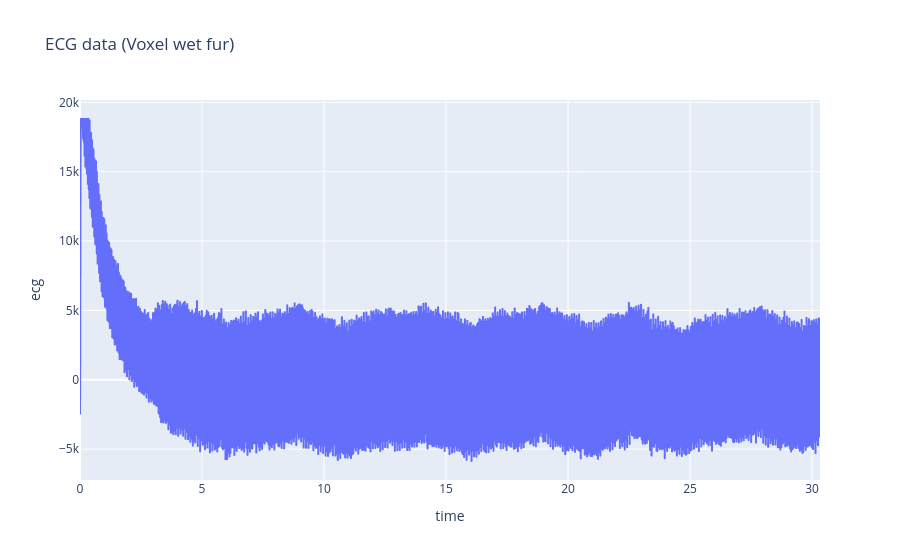

This figure's notebook cell:
### Code cell
px.line(ecg_data,
        x = "time",
        y = "ecg",
        title = "ECG data (Voxel wet fur)")

### Figure 1 — Plotly figure (JSON) as saved in the notebook; plotly's stock layout.template omitted (floating-point values rounded to 4 significant figures; data arrays with more than 128 entries replaced by an {"elided": "..."} marker saying what was removed)
{"data": [{"hovertemplate": "time=%{x}<br>ecg=%{y}<extra></extra>", "legendgroup": "", "line": {"color": "#636efa", "dash": "solid"}, "marker": {"symbol": "circle"}, "mode": "lines", "name": "", "showlegend": false, "type": "scattergl", "x": {"elided": "3942 float values"}, "xaxis": "x", "y": {"elided": "3942 int values"}, "yaxis": "y"}], "layout": {"legend": {"tracegroupgap": 0}, "title": {"text": "ECG data (Voxel wet fur)"}, "xaxis": {"anchor": "y", "domain": [0, 1], "title": {"text": "time"}}, "yaxis": {"anchor": "x", "domain": [0, 1], "title": {"text": "ecg"}}}}
